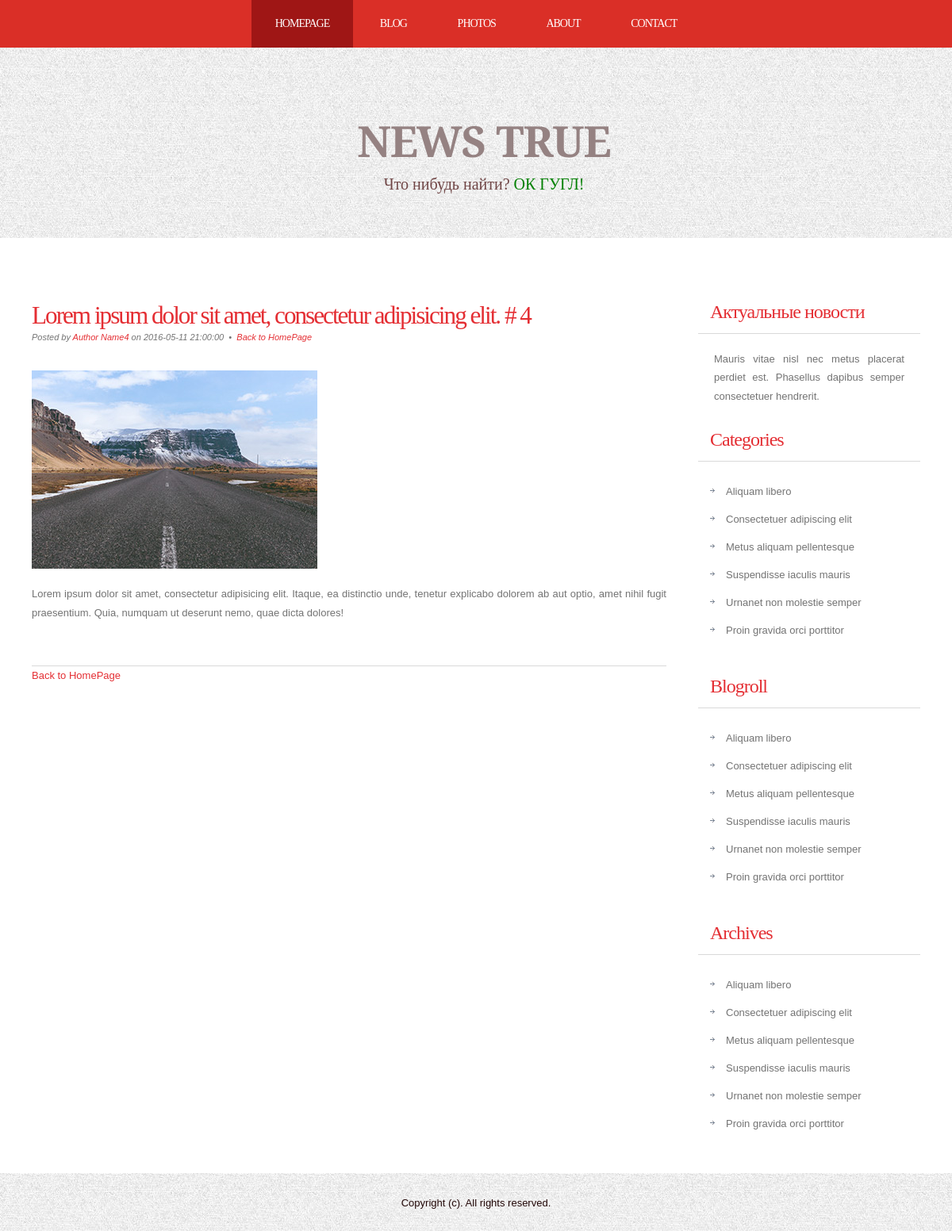
Page /news/4 on the committed database.
### tables this page shows
CREATE TABLE `news` (
  `id` int(11) NOT NULL,
  `title` varchar(255) NOT NULL,
  `date` timestamp NOT NULL DEFAULT CURRENT_TIMESTAMP,
  `short_content` text NOT NULL,
  `content` text NOT NULL,
  `author_name` varchar(255) NOT NULL,
  `preview` varchar(255) NOT NULL,
  `type` varchar(50) DEFAULT NULL
);

### config/routes.php (called while the page is built)
<?php
return array(
    'news/([0-9]+)' => 'news/view/$1',
    'news' => 'news/index',
    'articles' => 'article/index',
);

### index.php (called while the page is built, shortened)
<?php
require_once (ROOT.'/components/Router.php');
$router = new Router();
$router->run ();

### models/News.php (called while the page is built, shortened)
<?php
class News
{
    public static function getNewsById($id)
    {
        $id = intval ($id);
        if($id){
            $db = Db::getConnection ();
            $result = $db->query ('SELECT * from news WHERE id='.$id);
            $result->setFetchMode (PDO::FETCH_ASSOC);
            $newsItem = $result->fetch ();
            return $newsItem;
        }
    }
    public static function getImage($id){
        $noImage = 'no-image.jpg';
        $path = '/template/images/news/';
        $pathToNewsImages = $path.$id.'.jpg';
        if (file_exists ($_SERVER['DOCUMENT_ROOT'])){
            return $pathToNewsImages;
        }
        return $path.$noImage;
    }
}

### views/news/view.php (the view)
<?php require_once ROOT.'/views/layouts/header.php' ?>
	<div id="page">
		<div id="page-bgtop">
			<div id="page-bgbtm">
				<div id="content">
					<div class="post">
						<h2 class="title"><a href='/news/<?php echo $newsItem['id'] ;?>'><?php echo $newsItem['title'].' # '.$newsItem['id'];?></a></h2>
						<p class="meta">Posted by <a href="#"><?php echo $newsItem['author_name'];?></a> on <?php echo $newsItem['date'];?>
							&nbsp;&bull;&nbsp; <a href='/news/' class="permalink"> Back to HomePage</a></p>
						<div class="entry">
							<p><img src="<?php echo News::getImage ($newsItem['id']); ?>"  alt="" /></p>
							<p><?php echo $newsItem['short_content'];?></p>
						</div>
					</div>
					<p><a href='/news/' class="permalink"> Back to HomePage</a></p>
					<div style="clear: both;">&nbsp;</div>
				</div>
<?php require_once ROOT.'/views/layouts/sidebar.php' ?>
<?php require_once ROOT.'/views/layouts/footer.php' ?>

### components/Router.php (shortened to what this page needs)
<?php
class Router
{
    private $routes;
    public function __construct ()
    {
        $routsPath = ROOT. '/config/routes.php';
        $this->routes = require_once ($routsPath);
    }
    private function getURI()
    {
        if (!empty( $_SERVER['REQUEST_URI'] )) {
            return trim ( $_SERVER['REQUEST_URI'], '/' );
        }
    }
    public function run()
    {
        $uri = $this->getURI ();
        foreach ($this->routes as $uriPattern => $path) {
            if (preg_match ("~$uriPattern~", $uri)){
                $internalRoute = preg_replace ("~$uriPattern~", $path, $uri);
                $segments = explode ('/', $internalRoute);
                $controllerName = array_shift ($segments).'Controller';
                $actionName = 'action'. ucfirst (array_shift ($segments));
                $parameters = $segments;
                $controllerObject = new $controllerName;
                $result = call_user_func_array ([$controllerObject, $actionName], $parameters );
                if ($result != null){
                    break;
                }
            }
        }
    }
}

### views/layouts/header.php (shortened to what this page needs)
<!DOCTYPE html>
<html>
<head>
    <link href="/template/css/style.css" rel="stylesheet" type="text/css" media="screen" />
</head>
<body>
<div id="menu-wrapper">
    <div id="menu">
        <ul>
            <li class="current_page_item"><a href="/news/">Homepage</a></li>
            <li><a href="/articles/">Blog</a></li>
            <li><a href="#">Photos</a></li>
            <li><a href="#">About</a></li>
            <li><a href="#">Contact</a></li>
        </ul>
    </div>
</div>
<div id="wrapper">
    <div id="header-wrapper">
        <div id="header">
            <div id="logo">
                <h1><a href="#">NEWS TRUE </a></h1>
                <p >Что нибудь найти? <a href="https://www.google.com/" style="color: green">ОК ГУГЛ!</a></p>
            </div>
        </div>
    </div>

### views/layouts/sidebar.php
<div id="sidebar">
    <ul>
        <li>
            <h2>Актуальные новости</h2>
            <p>Mauris vitae nisl nec metus placerat perdiet est. Phasellus dapibus semper consectetuer hendrerit.</p>
        </li>
        <li>
            <h2>Categories</h2>
            <ul>
                <li><a href="#">Aliquam libero</a></li>
                <li><a href="#">Consectetuer adipiscing elit</a></li>
                <li><a href="#">Metus aliquam pellentesque</a></li>
                <li><a href="#">Suspendisse iaculis mauris</a></li>
                <li><a href="#">Urnanet non molestie semper</a></li>
                <li><a href="#">Proin gravida orci porttitor</a></li>
            </ul>
        </li>
        <li>
            <h2>Blogroll</h2>
            <ul>
                <li><a href="#">Aliquam libero</a></li>
                <li><a href="#">Consectetuer adipiscing elit</a></li>
                <li><a href="#">Metus aliquam pellentesque</a></li>
                <li><a href="#">Suspendisse iaculis mauris</a></li>
                <li><a href="#">Urnanet non molestie semper</a></li>
                <li><a href="#">Proin gravida orci porttitor</a></li>
            </ul>
        </li>
        <li>
            <h2>Archives</h2>
            <ul>
                <li><a href="#">Aliquam libero</a></li>
                <li><a href="#">Consectetuer adipiscing elit</a></li>
                <li><a href="#">Metus aliquam pellentesque</a></li>
                <li><a href="#">Suspendisse iaculis mauris</a></li>
                <li><a href="#">Urnanet non molestie semper</a></li>
                <li><a href="#">Proin gravida orci porttitor</a></li>
            </ul>
        </li>
    </ul>
</div>
<div style="clear: both;">&nbsp;</div>
</div>
</div>
</div>

### views/layouts/footer.php
</div>
<div id="footer">
    <p>Copyright (c). All rights reserved. </p>
</div>
</body>
</html>

### template/css/style.css (style rules this page uses)
body { margin: 0; padding: 0; background-image: url(../images/bg-light.jpg); font-family: Arial, Helvetica, sans-serif; font-size: 13px; color: #737373; }
h1, h2, h3 { margin: 0; padding: 0; font-family: 'Arvo', serif; font-weight: normal; color: #FFA800; }
h1 { font-size: 2em; }
h2 { font-size: 2.4em; }
p, ul, ol { margin-top: 0; line-height: 180%; }
a { text-decoration: none; color: #E42E33; }
#wrapper { margin: 0 auto; padding: 0; }
#header-wrapper { height: 240px; }
#header { width: 960px; height: 240px; margin: 0 auto; }
#logo { width: 980px; height: 100px; margin: 0px auto; padding: 80px 0px 0px 0px; color: #704646; }
#logo h1, #logo p { display: block; margin: 0; padding: 0; }
#logo h1 { margin: 0px; letter-spacing: -1px; text-align: center; text-transform: uppercase; font-size: 54px; font-weight: bold; color: #FFFFFF; }
#logo h1 a { color: #958282; }
#logo p { text-align: center; font-family: 'Arvo', serif; font-size: 20px; }
#logo a { border: none; background: none; text-decoration: none; color: #FFFFFF; }
#menu-wrapper { overflow: hidden; height: 60px; background: #DA2F27; }
#menu { width: 940px; margin: 0px auto; }
#menu ul { margin: 0; padding: 0px 0px 0px 0px; list-style: none; line-height: normal; text-align: center; }
#menu li { display: inline-block; }
#menu a { display: block; float: left; height: 60px; margin: 0px; padding: 0px 30px 0px 30px; line-height: 60px; letter-spacing: -1px; text-decoration: none; text-transform: uppercase; font-family: 'Arvo', serif; font-size: 14px; font-weight: normal; color: #FFFFFF; border: none; }
#menu .current_page_item a { background: #9F1615; color: #FFFFFF; }
#page { width: 1200px; margin: 0 auto; padding: 0; background-color: #FFFFFF; }
#page-bgbtm { margin: 0px; padding: 40px 40px 0px 40px; }
#content { float: left; width: 800px; padding: 0px 0px 0px 0px; }
.post { clear: both; padding: 30px 0px; border-bottom: 1px solid #D9D9D9; }
.post .title { padding-top: 10px; letter-spacing: -2px; }
.post .title a { border: none; color: #E42E33; }
.post .meta { padding-bottom: 10px; text-align: left; font-family: Arial, Helvetica, sans-serif; font-size: 11px; font-style: italic; }
.post .entry { text-align: justify; margin-bottom: 25px; padding: 10px 0px 0px 0px; }
#sidebar { float: right; width: 280px; padding: 30px 0px 0px 0px; }
#sidebar ul { margin: 0; padding: 0; list-style: none; }
#sidebar li { margin: 0; padding: 0; }
#sidebar li ul { margin: 0px 15px; padding-bottom: 30px; }
#sidebar li li { padding-left: 20px; line-height: 35px; background: url(../images/img07.jpg) no-repeat left 14px; }
#sidebar h2 { height: 38px; margin-bottom: 20px; padding: 12px 0 0 15px; border-bottom: 1px solid #D9D9D9; letter-spacing: -1px; font-size: 24px; color: #E42E33; }
#sidebar p { margin: 0 0px; padding: 0px 20px 20px 20px; text-align: justify; }
#sidebar a { border: none; color: #737373; }
#footer { overflow: hidden; width: 960px; margin: 0px auto 40px auto; font-family: Arial, Helvetica, sans-serif; }
#footer p { display: block; padding: 30px 0px; line-height: normal; text-align: center; color: #230808; }

### rows in the picture
news: title "Lorem ipsum dolor sit amet, consectetur adipisicing elit.", id "4", author_name "Author Name4", date "2016-05-11 21:00:00", short_content "Lorem ipsum dolor sit amet, consectetur adipisicing elit. Itaque, ea distinctio unde, tenetur explicabo dolorem ab aut optio, amet nihil fugit praesentium. Quia, numquam ut deserunt nemo, quae dicta dolores!"
